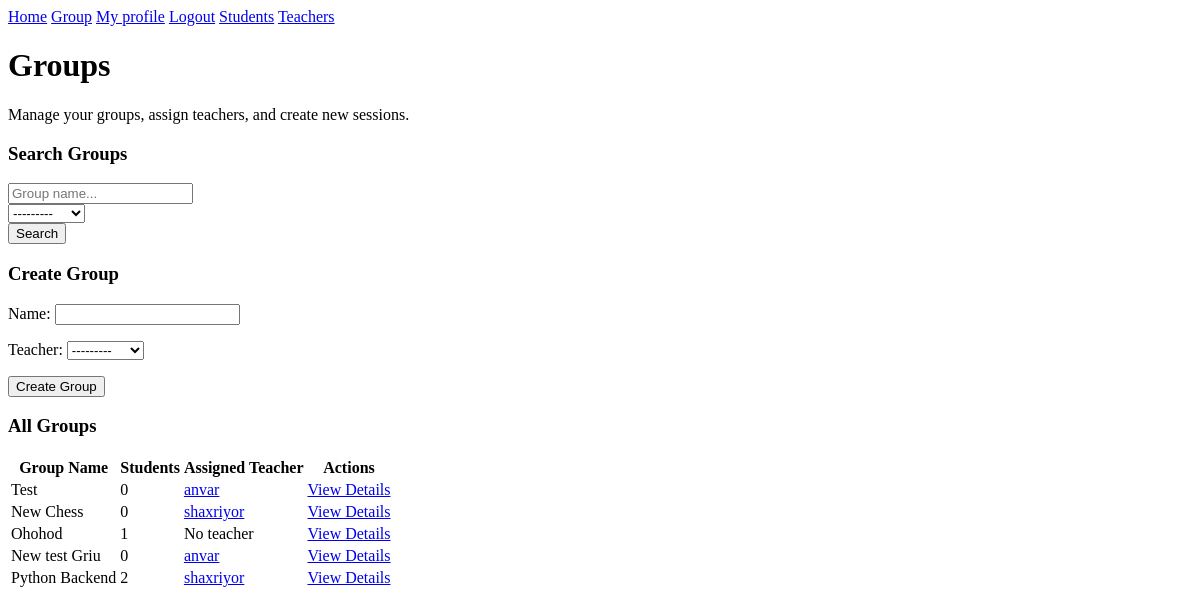
The page /manager/groups (signed in) on the database as committed earlier.
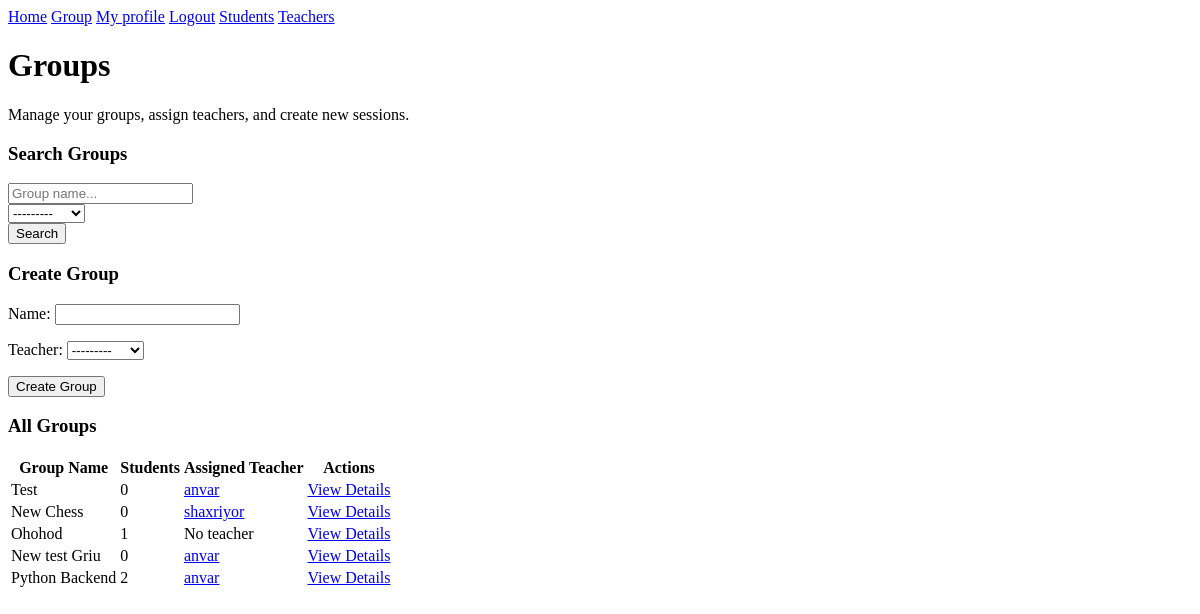
The same page on the database as committed later.
### manager/models.py (models this page shows, shortened)
class Group(models.Model):
    name = models.CharField(max_length=100)
    manager = models.ForeignKey(CustomUser, on_delete=models.SET_NULL, null=True, limit_choices_to={'role': 'MANAGER'})
    teacher = models.ForeignKey(CustomUser, on_delete=models.SET_NULL, null=True, limit_choices_to={'role': 'TEACHER'}, related_name='group_teacher')
    students = models.ManyToManyField(CustomUser,  limit_choices_to={'role': 'STUDENT'}, related_name='enrolled_groups')

### home/models.py (models this page shows)
class CustomUser(AbstractUser):
    ROLE_CHOICES = (
        ('MANAGER', 'Manager'),
        ('TEACHER', 'Teacher'),
        ('STUDENT', 'Student'),
    )
    role = models.CharField(max_length=10, choices=ROLE_CHOICES, default='STUDENT')
    phone_num = models.CharField(max_length=12, blank=True, null=True)
    profile_img = models.ImageField(upload_to='avtrs/', default='default_user.jpg', blank=True)

### manager/views.py (the view, shortened to what this page needs)
# urls.py: path('groups', CreateGroupView.as_view(), name='mg-group-list'),
class CreateGroupView(LoginRequiredMixin, View):
    def get(self, request):
        access_check = is_manager(request)
        if access_check:
            return access_check
        groups = Group.objects.all().order_by('-id')
        search_query = request.GET.get('group-name', '')
        teacher = request.GET.get('teacher')
        if search_query:
            groups = groups.filter(name__icontains=search_query)
        if teacher:
            groups = groups.filter(teacher=teacher)
        form = GroupForm()
        return render(request, 'manager/group-list.html', {'groups': groups, 'form': form})

### manager/forms.py
class GroupForm(forms.ModelForm):
    class Meta:
        model = Group
        fields = ['name', 'teacher']

### manager/views.py (called while the page is built)
def is_manager(request):
    if request.user.role != 'MANAGER':
        return redirect('no-access')
    return None

### templates/manager/group-list.html (shortened to what this page needs)
{% extends 'mg-base.html' %}
{% block content %}
<div class="mb-8">
    <h1 class="text-2xl font-bold text-white mb-2">Groups</h1>
    <p class="text-slate-400">Manage your groups, assign teachers, and create new sessions.</p>
</div>
<div class="grid grid-cols-1 lg:grid-cols-4 gap-6">
    <div class="lg:col-span-1 space-y-6">
        <div class="bg-slate-800 border border-slate-700 rounded-xl p-6">
            <h3 class="font-bold text-white mb-4">Search Groups</h3>
            <form method="GET" class="space-y-3">
                <input type="text" name="group-name" placeholder="Group name..." class="w-full bg-slate-900 border border-slate-700 rounded p-2 text-sm text-slate-200 focus:ring-2 focus:ring-blue-500 outline-none">
                <div class="text-slate-200 text-sm [&>select]:w-full [&>select]:bg-slate-900 [&>select]:border [&>select]:border-slate-700 [&>select]:rounded [&>select]:p-2 [&>select]:text-sm">
                    {{ form.teacher }}
                </div>
                <button type="submit" name="action" value="search" class="w-full bg-slate-700 hover:bg-slate-600 text-white py-2 rounded text-sm font-semibold transition">Search</button>
            </form>
        </div>
        <div class="bg-slate-800 border border-slate-700 rounded-xl p-6">
            <h3 class="font-bold text-white mb-4">Create Group</h3>
            <form method="POST" class="space-y-3">
                <div class="text-slate-200 text-sm space-y-2 [&>p>label]:block [&>p>label]:text-xs [&>p>label]:text-slate-400 [&>p>label]:mb-1 [&>p>input]:w-full [&>p>input]:bg-slate-900 [&>p>input]:border [&>p>input]:border-slate-700 [&>p>input]:rounded [&>p>input]:p-2 [&>p>select]:w-full [&>p>select]:bg-slate-900 [&>p>select]:border [&>p>select]:border-slate-700 [&>p>select]:rounded [&>p>select]:p-2">
                    {{ form.as_p }}
                </div>
                <button type="submit" name="action" value="create" class="w-full bg-emerald-600 hover:bg-emerald-500 text-white py-2 rounded text-sm font-semibold transition">Create Group</button>
            </form>
        </div>
    </div>
    <div class="lg:col-span-3 bg-slate-800 border border-slate-700 rounded-xl overflow-hidden">
        <div class="px-6 py-4 border-b border-slate-700">
            <h3 class="font-bold text-white">All Groups</h3>
        </div>
        <table class="w-full text-left text-sm text-slate-300">
            <thead class="bg-slate-900 text-slate-400 uppercase text-xs font-semibold">
                <tr>
                    <th class="px-6 py-4">Group Name</th>
                    <th class="px-6 py-4">Students</th>
                    <th class="px-6 py-4">Assigned Teacher</th>
                    <th class="px-6 py-4 text-right">Actions</th>
                </tr>
            </thead>
            <tbody class="divide-y divide-slate-700">
                {% for group in groups %}
                <tr class="hover:bg-slate-750 transition-colors">
                    <td class="px-6 py-4 font-medium text-white">{{ group.name }}</td>
                    <td class="px-6 py-4">{{ group.students.count }}</td>
                    <td class="px-6 py-4">
                        {% if group.teacher %}
                            <a href="{% url 'mg-teacher-profile' group.teacher.username %}" class="text-blue-400 hover:text-blue-300">{{ group.teacher }}</a>
                        {% else %}
                            <span class="text-slate-500 italic">No teacher</span>
                        {% endif %}
                    </td>
                    <td class="px-6 py-4 text-right">
                        <a href="{% url 'mg-group-detail' group.pk %}" class="text-indigo-400 hover:text-indigo-300">View Details</a>
                    </td>
                </tr>
                {% empty %}
                <tr>
                    <td colspan="4" class="py-10 text-center text-slate-500">No groups found.</td>
                </tr>
                {% endfor %}
            </tbody>
        </table>
    </div>
</div>
{% endblock %}

Rows that differ between the two databases and show on the page:
changed Group "Python Backend": teacher "shaxriyor" → "anvar"
